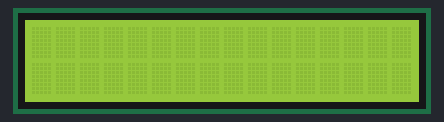
The sketch below on a simulated Arduino Uno, built with avr-gcc and run on an emulated ATmega328P. Shown: 16×2 character LCD.

Above: at 0.1 s.
At 2.1 s:
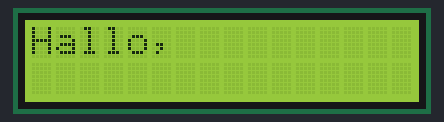
At 5.1 s:
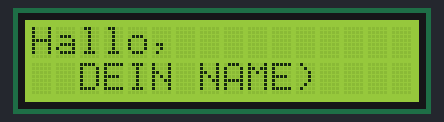

The sketch:

6_LCD-namensanzeige.ino
```cpp
// Bitte bei "DEIN NAME" deinen Namen eintragen!

#include <LiquidCrystal.h>
LiquidCrystal lcd(1, 2, 4, 5, 6, 7);

void setup() {
 lcd.begin(16,2);
}


void loop() {
 lcd.clear();
 delay(2000);
 lcd.print("Hallo,");
 delay(3000);
 lcd.setCursor(2,1);
 lcd.print("DEIN NAME)");
 delay(3000);
 lcd.clear();
}
```

Measured:
- by itself, everything shown: repeats every 8.0 s, in 3 steps
- what the display in image 1 shows lasts 3.0 s, from 2.1 s to 5.1 s
